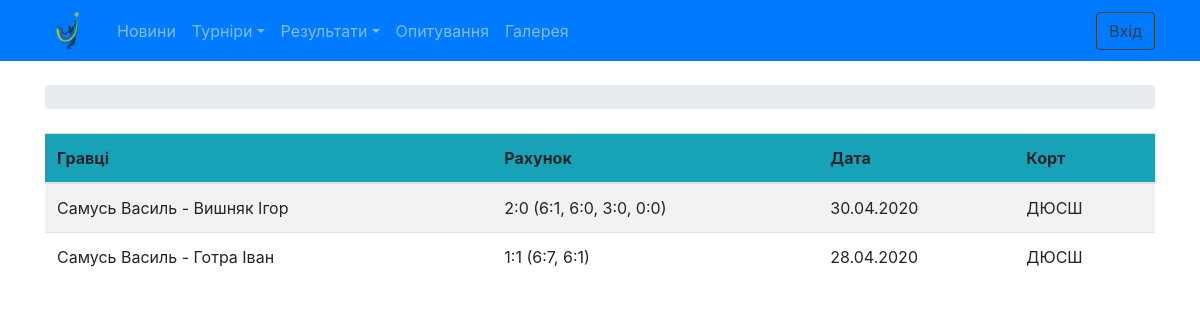
The page /TennisUz/results/last/ on the database as committed earlier.
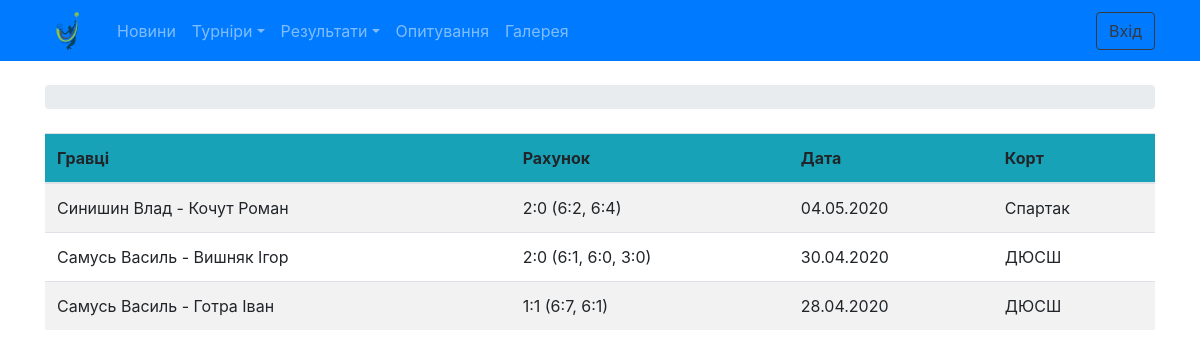
The same page on the database as committed later.
### TennisUz/models.py (models this page shows, shortened)
class Match(models.Model):
    game_type = models.ForeignKey(Match_type,db_index=True, on_delete=models.SET_NULL, blank='TRUE', null='True')
    court = models.ForeignKey(Court, on_delete=models.SET_NULL, blank='TRUE', null='True')
    dt = models.DateTimeField('Дата',blank=True,null=True)
    is_official = models.BooleanField('Офіційна',default=True)
    tourney_group = models.ForeignKey(Tourney_Group, on_delete=models.SET_NULL, blank='TRUE', null='True')
    group_id = models.IntegerField('№ в групі',default=0)
    player1 = models.ForeignKey(Player, related_name='p1',db_index=True, on_delete=models.SET_NULL, blank='TRUE', null='True')
    player2 = models.ForeignKey(Player, related_name='p2',db_index=True,on_delete=models.SET_NULL, blank='TRUE', null='True')
    player3 = models.ForeignKey(Player, related_name='p3',db_index=True,on_delete=models.SET_NULL, blank='TRUE', null='True')
    player4 = models.ForeignKey(Player, related_name='p4',db_index=True,on_delete=models.SET_NULL, blank='TRUE', null='True')
    s1 = models.IntegerField('сет1',default=0)
    s2 = models.IntegerField('сет2',default=0)
    g1 = models.IntegerField(default=0)
    g2 = models.IntegerField(default=0)
    is_winner = models.BooleanField('Є переможець?',default=True)
    winner = models.IntegerField('Переможець',default=0)
    class Meta:
        verbose_name = 'Матч'
        verbose_name_plural = 'Матчі'
        ordering = ('-dt',)
    def rezs1(self):
        r2 =''
        for s in self.set_set.all():
            r2 = r2 + str(s)+', '
        return r2[:-2]
    def rez1(self):
        rez = str(self.s1)+':'+str(self.s2)
        if self.rezs1():
            rez +=' ('+self.rezs1()+')'
        return rez
    rez1.short_description = 'Рахунок'
    def pplayer1(self):
        if self.player3:
            return self.player1.__str__() + '/' + self.player3.__str__()
        else:
            return self.player1.__str__()
    pplayer1.short_description = 'Суперник1'
    def pplayer2(self):
        if self.player4:
            return self.player2.__str__() + '/' + self.player4.__str__()
        else:
            return self.player2.__str__()
    pplayer2.short_description = 'Суперник2'
    def pp(self):
        return self.pplayer1() + ' - ' + self.pplayer2()
    pp.short_description = 'Гравці'

class Player(models.Model):
    person = models.OneToOneField(Person, on_delete=models.CASCADE)
    is_profy = models.BooleanField(default=False)
    d_start = models.DateField(blank='TRUE', null='True')
    hand = models.ForeignKey(Hand, on_delete=models.SET_NULL, blank='TRUE', null='True',default=1)
    backhand = models.ForeignKey(Backhand, on_delete=models.SET_NULL, blank='TRUE', null='True',default=1)
    racket = models.ForeignKey(Rackets, on_delete=models.SET_NULL, blank='TRUE', null='True',default=1)
    strings = models.ForeignKey(Strings, on_delete=models.SET_NULL, blank='TRUE', null='True',default=1)
    shoes = models.ForeignKey(Shoes, on_delete=models.SET_NULL, blank='TRUE', null='True',default=1)
    balls =models.ForeignKey(Balls, on_delete=models.SET_NULL, blank='TRUE', null='True',default=1)
    atp_players = models.CharField(max_length=50,blank='TRUE', null='True')
    class Meta:
        verbose_name = 'Гравець'
        verbose_name_plural = 'Гравці'
        ordering = ('person',)
    def __str__(self):
        return self.person.__str__()

class Person(models.Model):
    ss = (
        ('M','male',),
        ('F','female'),
    )
    sex = models.CharField(max_length=50,choices=ss, default='M')
    first_name = models.CharField(max_length=50)
    last_name = models.CharField(max_length=50)
    user = models.OneToOneField(User, on_delete=models.CASCADE,blank=True,null=True)
    is_admin = models.BooleanField(default=False)
    email = models.EmailField(blank=True,null=True)
    foto = models.ImageField('Фото', upload_to='images', blank=True,null=True)
    d_birth = models.DateField(blank=True,null=True)
    city = models.ForeignKey(City, on_delete=models.SET_NULL, blank='TRUE', null='True')
    class Meta:
        verbose_name = 'Фізична особа'
        verbose_name_plural = 'Фізичні особи'
        ordering = ('last_name','first_name',)
    def full_name(self):
        return self.last_name + ' '+ self.first_name
    def __str__(self):
        return self.full_name()

class Set(models.Model):
    match = models.ForeignKey(Match, db_index=True, on_delete=models.SET_NULL, blank='TRUE', null='True')
    nn = models.IntegerField(default=1)
    dt = models.DateTimeField(blank=True,null=True)
    g1 = models.IntegerField(default=0)
    g2 = models.IntegerField(default=0)
    is_tiebreak = models.BooleanField(default=False)
    tb1 = models.IntegerField(default=0)
    tb2 = models.IntegerField(default=0)
    is_winner = models.BooleanField(default=True)
    winner = models.IntegerField(default=0)
    class Meta:
        verbose_name = 'Сет'
        verbose_name_plural = 'Сети'
        ordering = ('-match',)
    def __str__(self):
        return  str(self.g1)+':'+str(self.g2)

class Court(models.Model):
    name = models.CharField(max_length=200)
    stadium = models.ForeignKey(Stadium, on_delete=models.SET_NULL, blank='TRUE', null='True')
    covering = models.ForeignKey(Covering, on_delete=models.SET_NULL, blank='TRUE', null='True')
    nn = models.IntegerField(blank='TRUE', null='True')
    allows_doubles =  models.BooleanField(default=True)
    is_roof = models.BooleanField(default=False)
    act = models.BooleanField(default=True)
    class Meta:
        verbose_name = 'Корт'
        verbose_name_plural = 'Корти'
        ordering = ('name',)
    def __str__(self):
        st = str(self.stadium)
        if self.nn:
            st+=' ('+str(self.nn)+')'
        if self.nn ==0:
            st = self.name
        return st

class Stadium(models.Model):
    name = models.CharField(max_length=200)
    city = models.ForeignKey(City, on_delete=models.SET_NULL, blank='TRUE', null='True')
    address = models.CharField(max_length=1000)
    t_open = models.TimeField()
    t_close = models.TimeField()
    act = models.BooleanField(default=True)
    class Meta:
        verbose_name = 'Стадіон'
        verbose_name_plural = 'Стадіони'
        ordering = ('name',)
    def __str__(self):
        return self.name

### TennisUz/views.py (the view)
# urls.py: path('results/last/', views.last_results, name='last_results_index'),
def last_results(request):
    last_resusts_list = Match.objects.all().order_by('-dt')
    last_resusts_list = last_resusts_list[:40]
    return render(request, 'results/last30.html', {'last_resusts_list': last_resusts_list})

### templates/results/last30.html (shortened to what this page needs)
{% extends 'base.html' %}
{% load static %}
{% block content %}
{% if last_resusts_list %}
   <div class="table-responsive">
    <table class="table table-striped">
      <thead >
        <tr class="bg-info">
          <th>Гравці</th>
          <th>Рахунок</th>
          <th>Дата</th>
          <th>Корт</th>
        </tr>
      </thead>
      <tbody>
      {% for r in last_resusts_list %}
        <tr>
          <td>{{ r.pp }}</td>
          <td>{{ r.rez1 }}</td>
          <td>{{ r.dt|date:"d.m.Y" }}</td>
          <td>{{ r.court }}</td>
        </tr>
       {% endfor %}
      </tbody>
    </table>
  </div>
</div>
{% else %}
    <p>Відсутні результати.</p>
{% endif %}
{% endblock %}

### templates/base.html (shortened to what this page needs)
{% load static %}
<!DOCTYPE html>
<html lang="en">
<head>
    <link rel="stylesheet" href="{% static 'css1/testStyle.css' %}">
    <link rel="stylesheet" href="{% static 'css1/bootstrap.min.css' %}">
</head>
<body>
{% block body %}
 {% block nav_panel %}
 <nav class="navbar navbar-expand-sm bg-primary navbar-dark sticky-top " style="padding-top: 2px; padding-bottom: 1px">
    <div class="container " >
 <a class="navbar-brand" href="{% url 'index' %}"> <img src="{% static 'img/2.png' %}" height="48px"> </a>
          <ul class="navbar-nav " >
               <li class="nav-item">
                <a class="nav-link" href="{% url 'news_index' %}">Новини</a>
             </li>
           <li class="nav-item dropdown">
                <a class="nav-link dropdown-toggle " href="#" id="navbardrop" data-toggle="dropdown">Турніри</a>
             </li>
             <li class="nav-item dropdown">
                <a class="nav-link dropdown-toggle" href="#" id="navbardrop" data-toggle="dropdown">Результати</a>
             </li>
             <li class="nav-item">
                <a class="nav-link" href="{% url 'poll_index' %}">Опитування</a>
             </li>
             <li class="nav-item">
                <a class="nav-link" href="{% url 'poll_index' %}">Галерея</a>
             </li>
          </ul>
<div class="collapse navbar-collapse" id="mainMenu">
      {% if user.is_authenticated %}
        <ul class="navbar-nav ml-auto">
          <li class="nav-item dropdown">
            <a class="nav-link dropdown-toggle" href="#" id="userMenu" data-toggle="dropdown" aria-haspopup="true" aria-expanded="false">
             {% if user.person.foto %}
              <img src="{{ user.person.foto.url }}" style="height: 44px" class="rounded-circle">
             {% endif %}
                {{ user.person.first_name}} {{ user.person.last_name }}
            </a>
            <div class="dropdown-menu dropdown-menu-right" aria-labelledby="userMenu">
              <a class="dropdown-item" href="#">Мій аккаунт</a>
{% if user.person.is_admin  %}
              <a class="dropdown-item" href="{% url 'admin:index' %}"> Адміністрування</a>
{% endif %}
              <div class="dropdown-divider"></div>
              <a class="dropdown-item" href="{% url 'logout' %}">Вихід</a>
            </div>
          </li>
        </ul>
      {% else %}
        <form class="form-inline ml-auto">
          <a href="{% url 'login' %}" class="btn btn-outline-dark">Вхід</a>
        </form>
      {% endif %}
</div>
  </div>
</nav>
 {% endblock %}
{% block content_fluid %}
 <div class="container">
    {% block second_nav %}
        <ol class="breadcrumb my-4">
        </ol>
    {% endblock %}
    {% block content %}
    {% endblock %}
    {% endblock  %}
{% endblock %}
</body>
</html>

### static/css1/testStyle.css (style rules this page uses)
li a { color: #802b48; }

Rows that differ between the two databases and show on the page:
added Match: pp "Синишин Влад - Кочут Роман", rez1 "2:0 (6:2, 6:4)", dt "04.05.2020", court "Спартак"
computed for Match "Самусь Василь - Вишняк Ігор": rez1 "2:0 (6:1, 6:0, 3:0, 0:0)" → "2:0 (6:1, 6:0, 3:0)"
